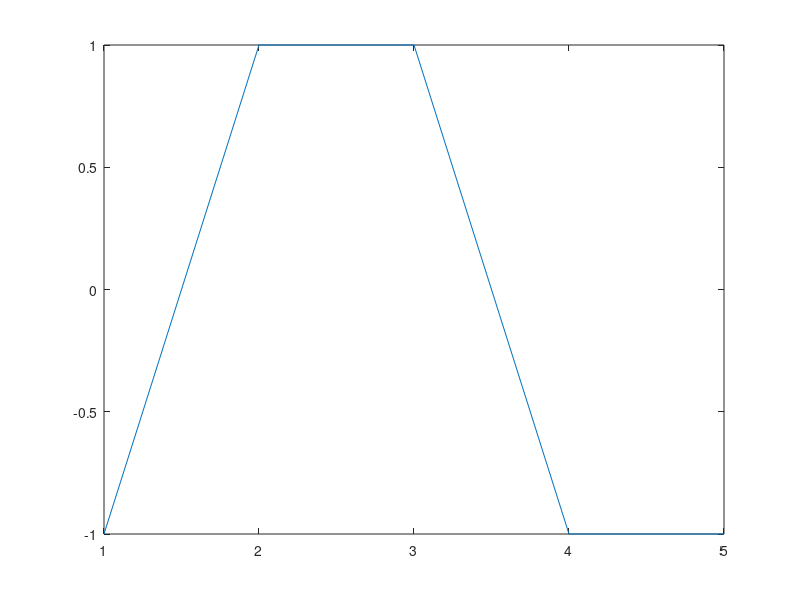

Reproduce this figure in MATLAB.
function rm2
clc;
st=[1,0,0,1,1];
% f=50;
% t=-2*pi:0.01:2*pi;
% w=2*f;
% y=sin(3*t);
z=square(st,2)
figure(1);
plot(z);
% axis([-2*pi,2*pi,min(z),max(z)]);

% f=5000;nt=2;
% N=16;T=1/f;
% dt=T/N;
% n=0:nt*N-1;
% tn=n*dt;
% x=square(2*f*pi*tn,25)+1;
% subplot(2,1,1);plot(tn,x);
% axis([0,nt*T,1.1*min(x),1.1*max(x)]);
% ylabel('x(t)');
% subplot(2,1,2);stem(tn,x);
% axis([0,nt*T,1.1*min(x),1.1*max(x)]);
% ylabel('x(n)');
% box
end


